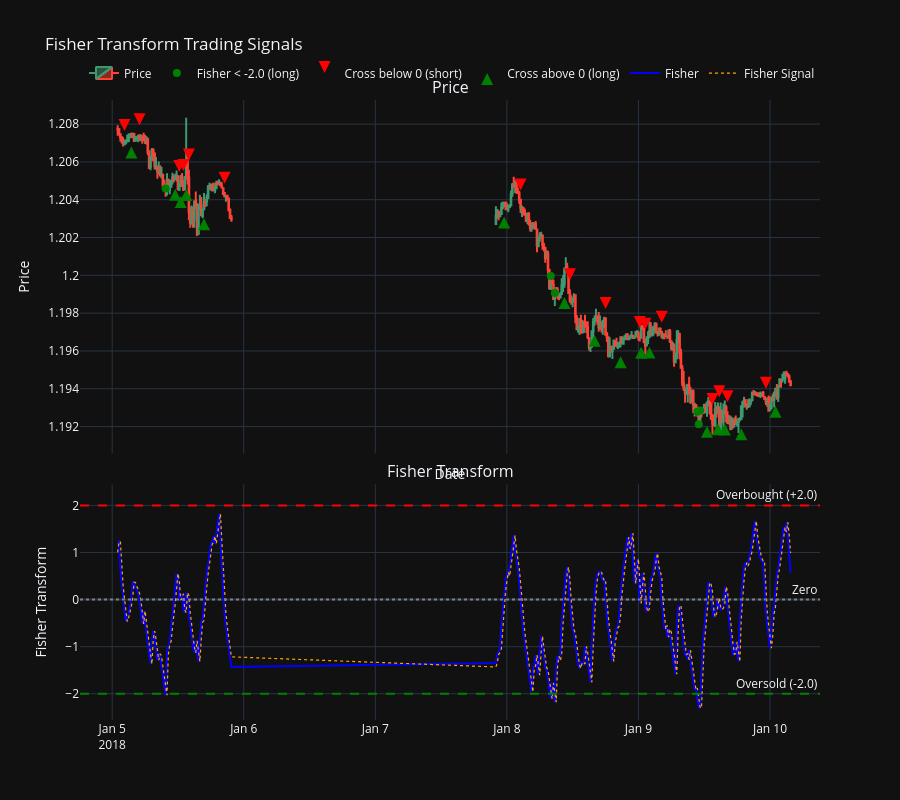

The code cell stored with this chart in its notebook:
### Code cell
efish=EFISH(data, period=10, up_level=2.0, down_level=-2.0)
efish.plot(300,600)

### Figure 1 — Plotly figure (JSON) as saved in the notebook; plotly's stock layout.template omitted (floating-point values rounded to 4 significant figures; data arrays with more than 128 entries replaced by an {"elided": "..."} marker saying what was removed)
{"data": [{"close": {"elided": "300 float values"}, "high": {"elided": "300 float values"}, "low": {"elided": "300 float values"}, "name": "Price", "open": {"elided": "300 float values"}, "type": "candlestick", "x": {"elided": "300 str values"}, "xaxis": "x", "yaxis": "y"}, {"marker": {"color": "red", "size": 8, "symbol": "circle"}, "mode": "markers", "name": "Fisher > +2.0 (short)", "type": "scatter", "x": [], "xaxis": "x", "y": [], "yaxis": "y"}, {"marker": {"color": "green", "size": 8, "symbol": "circle"}, "mode": "markers", "name": "Fisher < -2.0 (long)", "type": "scatter", "x": ["2018-01-05T09:45:00", "2018-01-08T08:00:00", "2018-01-08T08:45:00", "2018-01-09T10:45:00", "2018-01-09T11:00:00", "2018-01-09T11:15:00"], "xaxis": "x", "y": [1.205, 1.2, 1.199, 1.193, 1.192, 1.193], "yaxis": "y"}, {"marker": {"color": "red", "size": 12, "symbol": "arrow-down"}, "mode": "markers", "name": "Cross below 0 (short)", "type": "scatter", "x": ["2018-01-05T02:15:00", "2018-01-05T05:00:00", "2018-01-05T12:15:00", "2018-01-05T13:00:00", "2018-01-05T14:00:00", "2018-01-05T20:30:00", "2018-01-08T02:30:00", "2018-01-08T11:30:00", "2018-01-08T18:00:00", "2018-01-09T00:15:00", "2018-01-09T01:15:00", "2018-01-09T04:15:00", "2018-01-09T13:30:00", "2018-01-09T14:45:00", "2018-01-09T16:15:00", "2018-01-09T23:15:00"], "xaxis": "x", "y": [1.208, 1.208, 1.205, 1.206, 1.206, 1.205, 1.204, 1.2, 1.198, 1.197, 1.197, 1.197, 1.193, 1.194, 1.193, 1.194], "yaxis": "y"}, {"marker": {"color": "green", "size": 12, "symbol": "arrow-up"}, "mode": "markers", "name": "Cross above 0 (long)", "type": "scatter", "x": ["2018-01-05T03:30:00", "2018-01-05T11:30:00", "2018-01-05T12:30:00", "2018-01-05T13:30:00", "2018-01-05T16:45:00", "2018-01-07T23:30:00", "2018-01-08T10:30:00", "2018-01-08T16:00:00", "2018-01-08T20:45:00", "2018-01-09T00:30:00", "2018-01-09T02:00:00", "2018-01-09T12:30:00", "2018-01-09T14:30:00", "2018-01-09T15:45:00", "2018-01-09T18:45:00", "2018-01-10T01:00:00"], "xaxis": "x", "y": [1.207, 1.205, 1.204, 1.205, 1.203, 1.203, 1.199, 1.197, 1.196, 1.196, 1.196, 1.192, 1.192, 1.192, 1.192, 1.193], "yaxis": "y"}, {"line": {"color": "blue", "width": 2}, "mode": "lines", "name": "Fisher", "type": "scatter", "x": {"elided": "300 str values"}, "xaxis": "x2", "y": {"elided": "300 float values"}, "yaxis": "y2"}, {"line": {"color": "orange", "dash": "dot", "width": 1.2}, "mode": "lines", "name": "Fisher Signal", "type": "scatter", "x": {"elided": "300 str values"}, "xaxis": "x2", "y": {"elided": "300 float values"}, "yaxis": "y2"}], "layout": {"annotations": [{"font": {"size": 16}, "showarrow": false, "text": "Price", "x": 0.5, "xanchor": "center", "xref": "paper", "y": 1, "yanchor": "bottom", "yref": "paper"}, {"font": {"size": 16}, "showarrow": false, "text": "Fisher Transform", "x": 0.5, "xanchor": "center", "xref": "paper", "y": 0.38, "yanchor": "bottom", "yref": "paper"}, {"showarrow": false, "text": "Overbought (+2.0)", "x": 1, "xanchor": "right", "xref": "x2 domain", "y": 2, "yanchor": "bottom", "yref": "y2"}, {"showarrow": false, "text": "Oversold (-2.0)", "x": 1, "xanchor": "right", "xref": "x2 domain", "y": -2, "yanchor": "bottom", "yref": "y2"}, {"showarrow": false, "text": "Zero", "x": 1, "xanchor": "right", "xref": "x2 domain", "y": 0, "yanchor": "bottom", "yref": "y2"}], "height": 800, "hovermode": "x unified", "legend": {"orientation": "h", "x": 1, "xanchor": "right", "y": 1.02, "yanchor": "bottom"}, "shapes": [{"line": {"color": "red", "dash": "dash"}, "type": "line", "x0": 0, "x1": 1, "xref": "x2 domain", "y0": 2, "y1": 2, "yref": "y2"}, {"line": {"color": "green", "dash": "dash"}, "type": "line", "x0": 0, "x1": 1, "xref": "x2 domain", "y0": -2, "y1": -2, "yref": "y2"}, {"line": {"color": "gray", "dash": "dot"}, "type": "line", "x0": 0, "x1": 1, "xref": "x2 domain", "y0": 0, "y1": 0, "yref": "y2"}], "title": {"text": "Fisher Transform Trading Signals"}, "xaxis": {"anchor": "y", "domain": [0, 1], "matches": "x2", "rangeslider": {"visible": false}, "showticklabels": false, "title": {"text": "Date"}}, "xaxis2": {"anchor": "y2", "domain": [0, 1], "rangeslider": {"visible": false}}, "yaxis": {"anchor": "x", "domain": [0.43, 1], "title": {"text": "Price"}}, "yaxis2": {"anchor": "x2", "domain": [0, 0.38], "title": {"text": "Fisher Transform"}}}}
